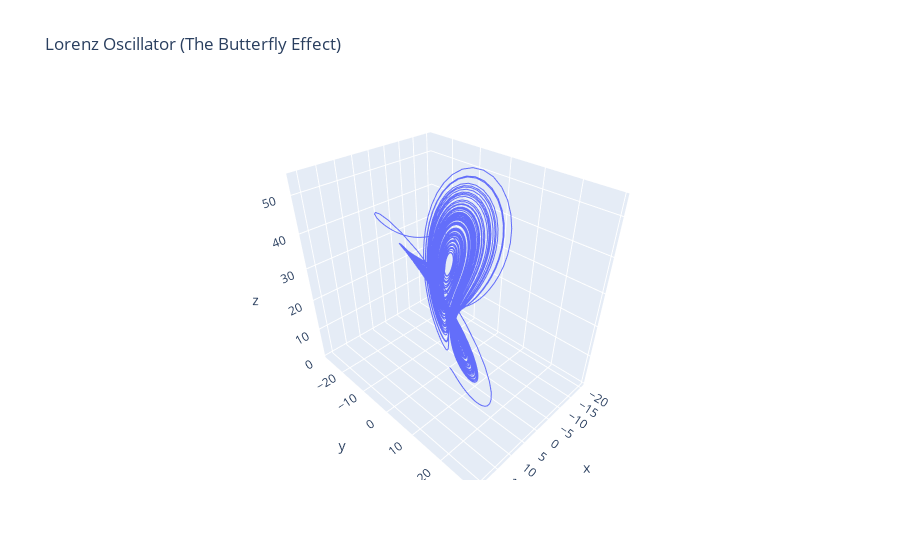

The code cell stored with this chart in its notebook:
### Code cell
fig = px.line_3d(df, x="x", y="y", z="z", title="Lorenz Oscillator (The Butterfly Effect)")
fig.show()

### Figure 1 — Plotly figure (JSON) as saved in the notebook; plotly's stock layout.template omitted (floating-point values rounded to 4 significant figures; data arrays with more than 128 entries replaced by an {"elided": "..."} marker saying what was removed)
{"data": [{"hovertemplate": "x=%{x}<br>y=%{y}<br>z=%{z}<extra></extra>", "legendgroup": "", "line": {"color": "#636efa", "dash": "solid"}, "marker": {"symbol": "circle"}, "mode": "lines", "name": "", "scene": "scene", "showlegend": false, "type": "scatter3d", "x": {"elided": "9999 float values"}, "y": {"elided": "9999 float values"}, "z": {"elided": "9999 float values"}}], "layout": {"legend": {"tracegroupgap": 0}, "scene": {"domain": {"x": [0, 1], "y": [0, 1]}, "xaxis": {"title": {"text": "x"}}, "yaxis": {"title": {"text": "y"}}, "zaxis": {"title": {"text": "z"}}}, "title": {"text": "Lorenz Oscillator (The Butterfly Effect)"}}}
